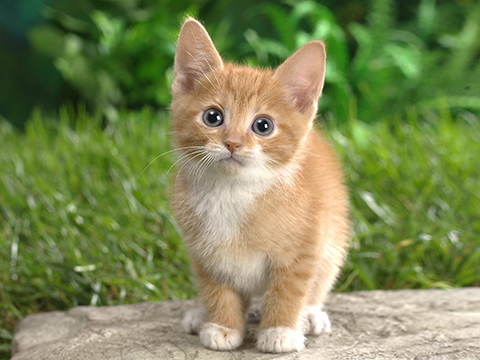
//> input picture dev/Python/images/cat.jpg, 480 x 360 px
$ ./matcher_simple ../../../dev/Python/images/cat.jpg ../../../dev/Python/images/fish-bike.jpg   (built with g++ and OpenCV 4)
//> lines starting //> are read from the running program, lines starting //| are printed output that depends on the picture
#include <cstdio>
#include "opencv2/core/core.hpp"
#include "opencv2/features2d/features2d.hpp"
#include "opencv2/highgui/highgui.hpp"
#include "opencv2/nonfree/nonfree.hpp"
#include <iostream>

using namespace cv;
using namespace std;

static void help()
{
  printf("\nThis program demonstrates using features2d detector,\
         descriptor extractor and simple matcher\n"
         "Using the SURF desriptor:\n\n"
         "Usage:\n matcher_simple <image1> <image2>\n");
}

int main(int argc, char** argv)
{
  if(argc != 3)
  {
    help();
    return -1;
  }

  Mat img1 = imread(argv[1], CV_LOAD_IMAGE_GRAYSCALE);
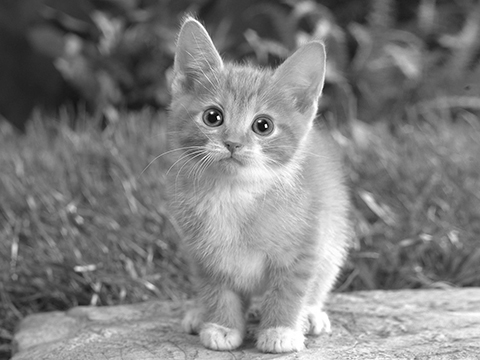
//> img1: 360 rows x 480 cols, CV_8UC1; min 0, max 255, mean 127.2
  Mat img2 = imread(argv[2], CV_LOAD_IMAGE_GRAYSCALE);
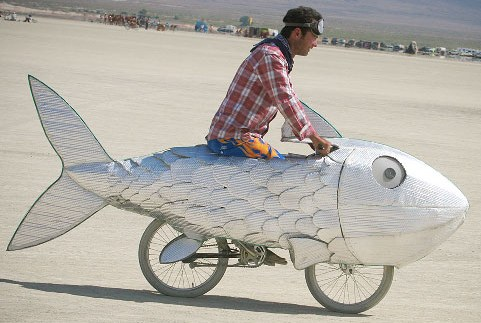
//> input picture dev/Python/images/fish-bike.jpg, 481 x 323 px
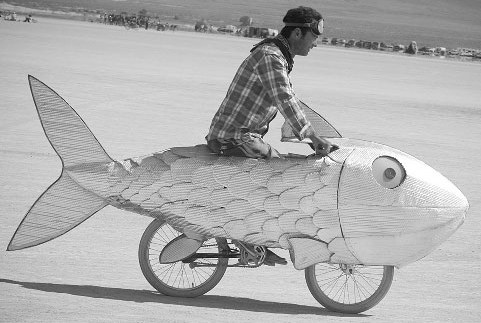
//> img2: 323 rows x 481 cols, CV_8UC1; min 1, max 255, mean 174.8
  if(img1.empty() || img2.empty())
  {
    printf("Can't read one of the images\n");
    return -1;
  }

  // detecting keypoints
//> (the run ends here: the program needs code that is not available in this run, at `SurfFeatureDetector detector(400);`)
